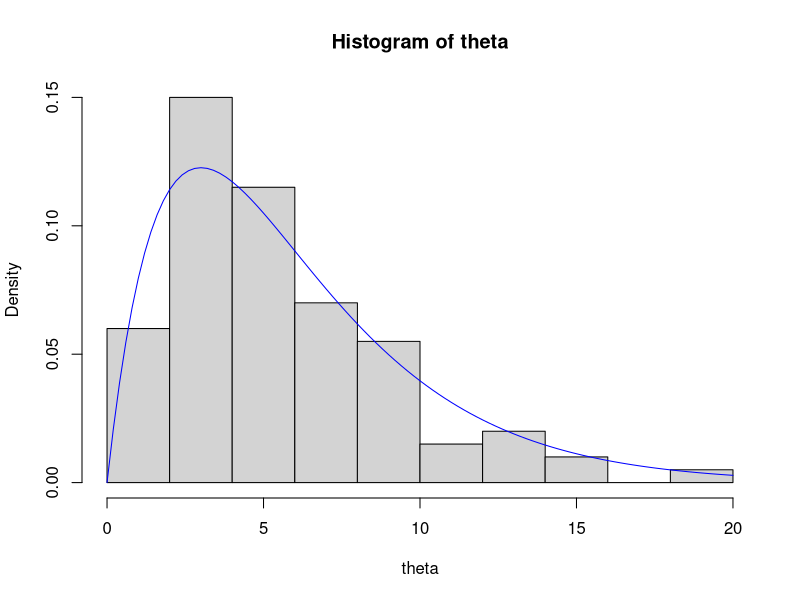
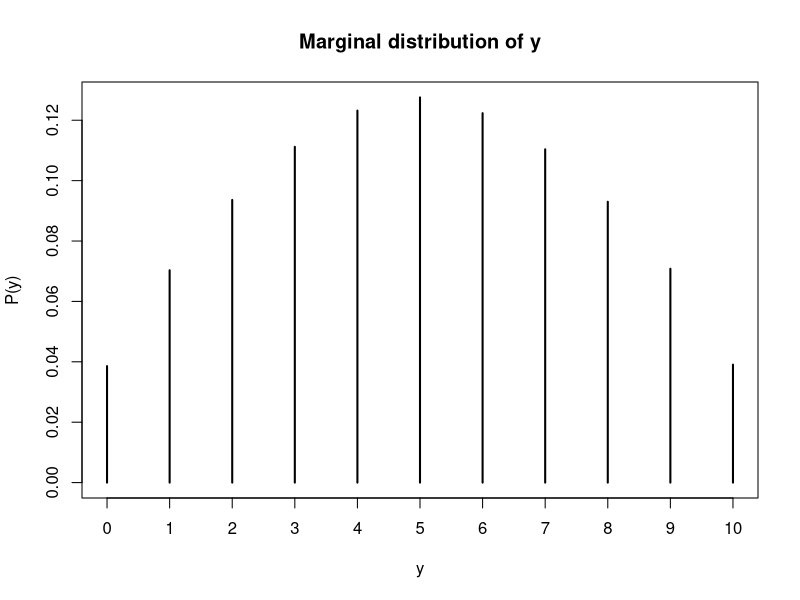

Write R code to recreate these figures, in order.
set.seed(32) # Initializes the random number generator so we can replicate these results. To get different random numbers, change the seed.

print("-----------------------------")
print(" Lesson 3.3")

m = 100
a = 2.0
b = 1.0 / 3.0


theta = rgamma(n=m, shape=a, rate=b)

hist(theta, freq=FALSE)
curve(dgamma(x=x, shape=a, rate=b), col="blue", add=TRUE)

sum(theta) / m # sample mean
mean(theta) # sample mean

a / b # true expected value

m = 1e4
theta = rgamma(n=m, shape=a, rate=b)
mean(theta)
var(theta) # sample variance

head(theta)
tail(theta)

a / b^2 # true variance of Gamma(a,b)

ind = theta < 5.0 # set of indicators, TRUE if theta_i < 5
mean(ind) # automatically converts FALSE/TRUE to 0/1
pgamma(q=5.0, shape=a, rate=b) # true value of Pr( theta < 5 )

quantile(x=theta, probs=0.9)
qgamma(p=0.9, shape=a, rate=b) # true value of 0.9 quantile



#--------------------------------------
# Lesson 3.4
print("-----------------------------")
print(" Lesson 3.4")

se = sd(theta) / sqrt(m)
2.0 * se # we are reasonably confident that the Monte Carlo estimate is no more than this far from the truth


ind = theta < 5.0
se = sd(ind) / sqrt(m)
2.0 * se # we are reasonably confident that the Monte Carlo estimate is no more than this far from the truth



#Marginalization
#Let’s also do the second example of simulating a hierarchical model. In our example from the previous segment, we had a binomial random variable where 


m = 10e4

y = numeric(m) # create the vectors we will fill in with simulations
phi = numeric(m)


for (i in 1:m) {
  phi[i] = rbeta(n=1, shape1=2.0, shape2=2.0)
  y[i] = rbinom(n=1, size=10, prob=phi[i])
}
# which is equivalent to the following 'vectorized' code
phi = rbeta(n=m, shape1=2.0, shape2=2.0)
y = rbinom(n=m, size=10, prob=phi)


mean(y)
plot(prop.table(table(y)), ylab="P(y)", main="Marginal distribution of y")




